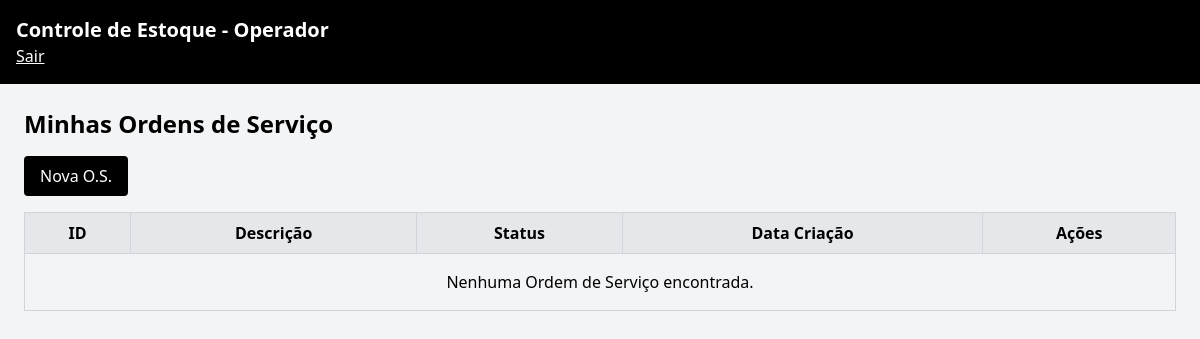
/operador/dashboard (signed in), run on an earlier commit of the app's database.
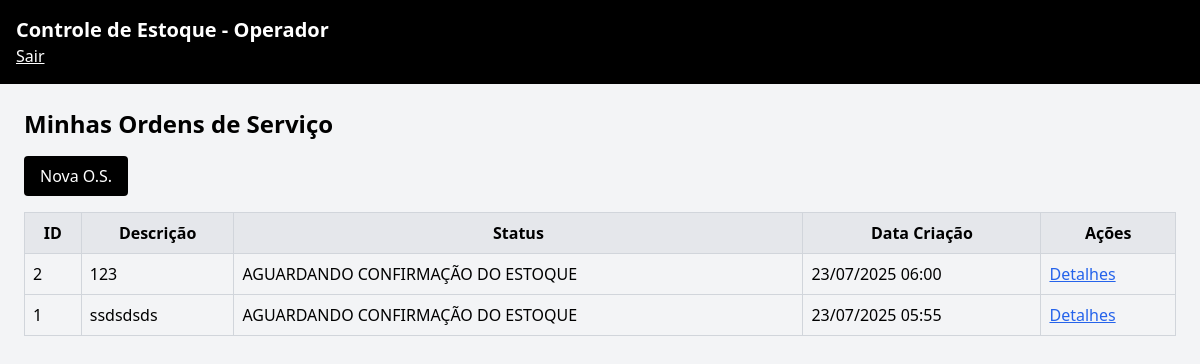
And on a later commit of the database.
### models/usuario.py (models this page shows, shortened)
class Usuario(UserMixin, db.Model):
    __tablename__ = 'usuarios'
    id = db.Column(db.Integer, primary_key=True)
    username = db.Column(db.String(80), unique=True, nullable=False)
    senha = db.Column(db.String(120), nullable=False)  # Pra simplificar, sem hash aqui (melhorar depois)
    role = db.Column(db.String(20), nullable=False)  # 'operador', 'estoquista', 'tecnico'

### models/os.py (models this page shows, shortened)
class OrdemServico(db.Model):
    __tablename__ = 'ordens_servico'
    id = db.Column(db.Integer, primary_key=True)
    data_criacao = db.Column(db.DateTime, default=datetime.utcnow)
    status = db.Column(db.String(30), default='AGUARDANDO CONFIRMAÇÃO DO ESTOQUE')
    descricao = db.Column(db.Text, nullable=False)
    local_servico = db.Column(db.String(150), nullable=False)
    central_cliente = db.Column(db.String(150), nullable=False)
    nome_cliente = db.Column(db.String(150), nullable=False)
    operador_id = db.Column(db.Integer, db.ForeignKey('usuarios.id'), nullable=False)
    tecnico_id = db.Column(db.Integer, db.ForeignKey('usuarios.id'), nullable=True)
    estoquista_id = db.Column(db.Integer, db.ForeignKey('usuarios.id'), nullable=True)
    data_finalizacao = db.Column(db.DateTime, nullable=True)

### routes/operador.py (the view)
@operador_bp.route('/dashboard')
@login_required
def dashboard():
    if current_user.role != 'operador':
        flash('Acesso negado')
        return redirect(url_for('auth.login'))
    ordens = OrdemServico.query.filter_by(operador_id=current_user.id).order_by(OrdemServico.data_criacao.desc()).all()
    return render_template('operador/dashboard.html', ordens=ordens)

### routes/auth.py (called while the page is built)
@login_manager.user_loader
def load_user(user_id):
    return Usuario.query.get(int(user_id))

### templates/operador/dashboard.html (shortened to what this page needs)
{% extends 'base.html' %}
{% block content %}
<h2 class="text-2xl font-bold mb-4">Minhas Ordens de Serviço</h2>
<a href="{{ url_for('operador.nova_os') }}" class="bg-black text-white px-4 py-2 rounded mb-4 inline-block">Nova O.S.</a>
<table class="w-full table-auto border-collapse border border-gray-300">
    <thead>
        <tr class="bg-gray-200">
            <th class="border border-gray-300 p-2">ID</th>
            <th class="border border-gray-300 p-2">Descrição</th>
            <th class="border border-gray-300 p-2">Status</th>
            <th class="border border-gray-300 p-2">Data Criação</th>
            <th class="border border-gray-300 p-2">Ações</th>
        </tr>
    </thead>
    <tbody>
        {% for os in ordens %}
        <tr>
            <td class="border border-gray-300 p-2">{{ os.id }}</td>
            <td class="border border-gray-300 p-2">{{ os.descricao }}</td>
            <td class="border border-gray-300 p-2">{{ os.status }}</td>
            <td class="border border-gray-300 p-2">{{ os.data_criacao.strftime('%d/%m/%Y %H:%M') }}</td>
            <td class="border border-gray-300 p-2">
                {% if os.status == 'CONCLUÍDA' %}
                    -
                {% else %}
                    <a href="#" class="text-blue-600 underline">Detalhes</a>
                {% endif %}
            </td>
        </tr>
        {% else %}
        <tr>
            <td colspan="5" class="p-4 text-center">Nenhuma Ordem de Serviço encontrada.</td>
        </tr>
        {% endfor %}
    </tbody>
</table>
{% endblock %}

### templates/base.html (shortened to what this page needs)
<!DOCTYPE html>
<html lang="pt-br">
<head>
</head>
<body class="bg-gray-100 min-h-screen">
    <header class="bg-black text-white p-4">
        <h1 class="text-xl font-bold">Controle de Estoque -
            {% if current_user.is_authenticated %}
                {{ current_user.role|capitalize }}
            {% else %}
                Visitante
            {% endif %}
        </h1>
        <nav>
            {% if current_user.is_authenticated %}
                <a href="{{ url_for('auth.logout') }}" class="underline">Sair</a>
            {% endif %}
        </nav>
    </header>
    <main class="p-6">
        {% block content %}{% endblock %}
    </main>
</body>
<script src="https://cdn.tailwindcss.com"></script>
</html>

What changed in the data, as far as the page shows it:
added OrdemServico: id "2", descricao "123", status "AGUARDANDO CONFIRMAÇÃO DO ESTOQUE", data_criacao "23/07/2025 06:00", shows "Detalhes"
added OrdemServico: id "1", descricao "ssdsdsds", status "AGUARDANDO CONFIRMAÇÃO DO ESTOQUE", data_criacao "23/07/2025 05:55", shows "Detalhes"
Also different on the page:
text no longer shown: "Nenhuma Ordem de Serviço encontrada."
